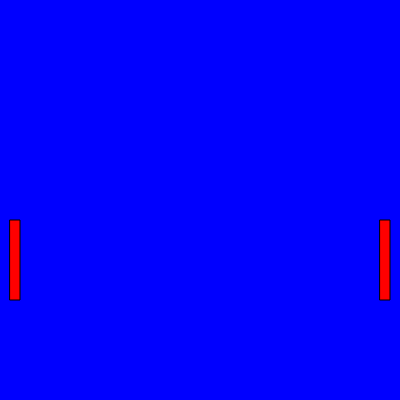
Frame 1 (no input)
Frame 60 (no input): identical to frame 1, image omitted
Frame 120 (the mouse pressed at the canvas centre since frame 60): identical to frame 1, image omitted

The p5.js sketch that drew this single still picture (run headless with seeded random() and noise() and a simulated clock; from frame 60 on, the mouse is pressed at the canvas centre):

// p5.js sketch
// ── sketch.js
function setup() {
  
  createCanvas(400, 400);
  
}

function draw() {
  
  background("blue")
  
  fill("red")
  
  rect(10,220,10,80);
  
  rect(380,220,10,80);
  
}

//1 - left and right - x axis  

// 2 - up and down - y axis 

//3 - width 

//4 -height 
